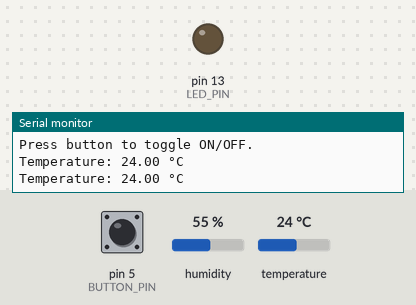
The sketch below on a simulated Arduino Uno, built with avr-gcc and run on an emulated ATmega328P. Parts: output pins drawn as LEDs (lit = HIGH), the last lines printed to the serial monitor. The test bench sets the inputs (shaded band); at power-on: pin 5 (BUTTON_PIN) HIGH, temperature 24 °C, humidity 55 %.

Above: at 2.8 s.
2.9 s: pin 5 (BUTTON_PIN) pulled LOW for 2.35 s
At 7.1 s:
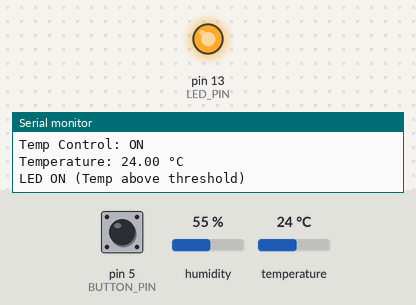
7.5 s: temperature set to 21 °C
At 9.5 s:
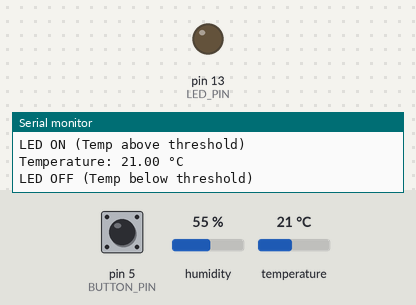
11.6 s: temperature set to 28 °C
At 13.1 s:
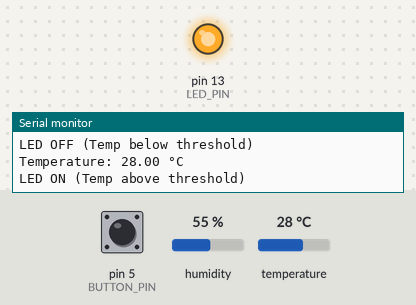
14.3 s: temperature set to 12 °C
At 16.7 s:
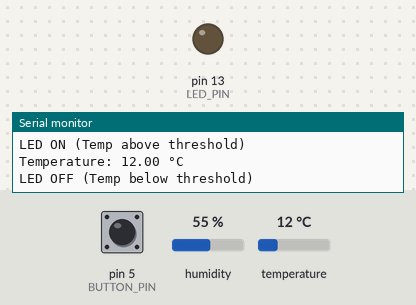
Timing chart, 0 to 18.2 s (numbered marks = the images above; inputs shaded):
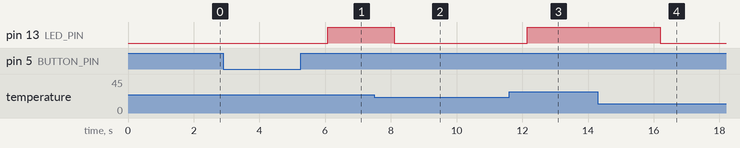

Measured:
- the behaviour switches between 23 and 22 °C on temperature (found by bisection; images 1 and 2)
- after the input at 2.9 s, pin 13 (LED_PIN): LOW → HIGH after 3.2 s
- after the input at 7.5 s, pin 13 (LED_PIN): HIGH → LOW after 0.60 s
- after the input at 11.6 s, pin 13 (LED_PIN): LOW → HIGH after 0.55 s
- after the input at 14.3 s, pin 13 (LED_PIN): HIGH → LOW after 1.9 s

The sketch:

FinalArduinoCode.ino
```cpp
#include <DHT.h>

// --- Pin setup ---
#define DHT_PIN 4
#define DHT_TYPE DHT11       // Change to DHT22 if needed
#define BUTTON_PIN 5
#define LED_PIN 13           // Built-in LED (test instead of fan)

// --- Globals ---
DHT dht(DHT_PIN, DHT_TYPE);

bool tempControlEnabled = false;  // Start OFF
float tempThreshold = 23.0;       // Temperature threshold in °C
int lastButtonState = HIGH;       // For toggle button

void setup() {
  Serial.begin(9600);
  dht.begin();
  pinMode(BUTTON_PIN, INPUT_PULLUP);
  pinMode(LED_PIN, OUTPUT);

  Serial.println("Temperature Control System Ready.");
  Serial.println("Press button to toggle ON/OFF.");
}

void loop() {
  // --- Button toggle ---
  int buttonState = digitalRead(BUTTON_PIN);
  if (buttonState == LOW && lastButtonState == HIGH) {
    tempControlEnabled = !tempControlEnabled;
    Serial.print("Temp Control: ");
    Serial.println(tempControlEnabled ? "ON" : "OFF");
    delay(2000); // debounce
  }
  lastButtonState = buttonState;

  // --- Read temperature ---
  float temp = dht.readTemperature();
  if (isnan(temp)) {
    Serial.println("Error: Cannot read from DHT sensor!");
  } else {
    Serial.print("Temperature: ");
    Serial.print(temp);
    Serial.println(" °C");

    // --- Control logic ---
    if (tempControlEnabled && temp >= tempThreshold) {
      digitalWrite(LED_PIN, HIGH);
      Serial.println("LED ON (Temp above threshold)");
    } else {
      digitalWrite(LED_PIN, LOW);
      if (tempControlEnabled) {
        Serial.println("LED OFF (Temp below threshold)");
      }
    }
  }

  delay(2000); // Update every 2 seconds
}
```
